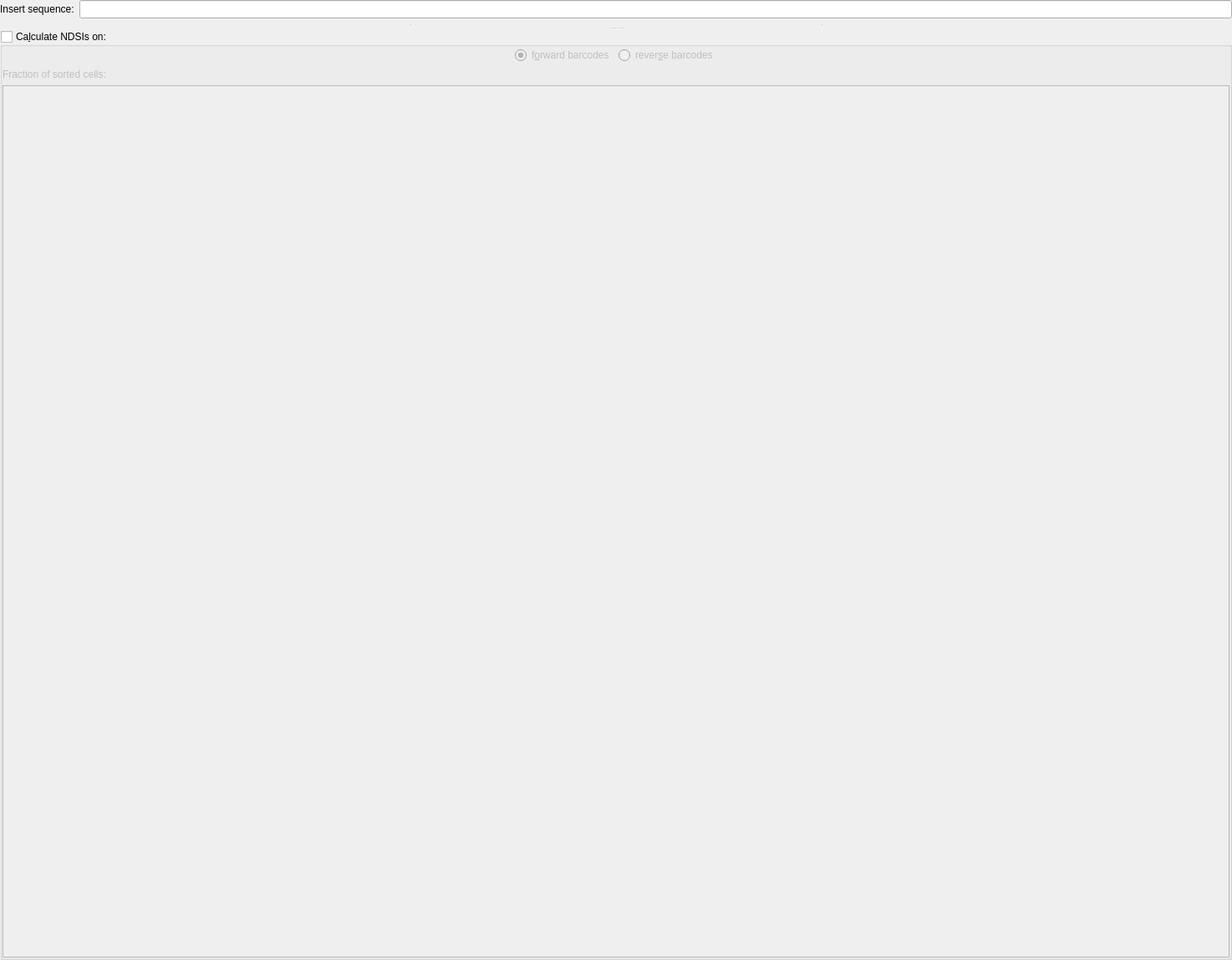
<?xml version="1.0" encoding="UTF-8"?>
<ui version="4.0">
 <class>Form</class>
 <widget class="QWidget" name="Form">
  <property name="geometry">
   <rect>
    <x>0</x>
    <y>0</y>
    <width>1474</width>
    <height>1148</height>
   </rect>
  </property>
  <property name="windowTitle">
   <string>Form</string>
  </property>
  <layout class="QVBoxLayout" name="verticalLayout_2">
   <property name="leftMargin">
    <number>0</number>
   </property>
   <property name="topMargin">
    <number>0</number>
   </property>
   <property name="rightMargin">
    <number>0</number>
   </property>
   <property name="bottomMargin">
    <number>0</number>
   </property>
   <item>
    <layout class="QFormLayout" name="formLayout">
     <item row="0" column="0">
      <widget class="QLabel" name="label">
       <property name="text">
        <string>Insert sequence:</string>
       </property>
      </widget>
     </item>
     <item row="0" column="1">
      <widget class="QLineEdit" name="insertSequence"/>
     </item>
    </layout>
   </item>
   <item>
    <widget class="QSplitter" name="vsplitter">
     <property name="orientation">
      <enum>Qt::Vertical</enum>
     </property>
     <widget class="QSplitter" name="hsplitter">
      <property name="orientation">
       <enum>Qt::Horizontal</enum>
      </property>
      <property name="childrenCollapsible">
       <bool>false</bool>
      </property>
      <widget class="TwoColumnWidget" name="barcodes_fw" native="true"/>
      <widget class="TwoColumnWidget" name="barcodes_rev" native="true"/>
      <widget class="TwoColumnWidget" name="named_inserts" native="true"/>
     </widget>
     <widget class="QGroupBox" name="ndsiGrp">
      <property name="title">
       <string>Ca&amp;lculate NDSIs on:</string>
      </property>
      <property name="flat">
       <bool>true</bool>
      </property>
      <property name="checkable">
       <bool>true</bool>
      </property>
      <property name="checked">
       <bool>false</bool>
      </property>
      <layout class="QVBoxLayout" name="verticalLayout">
       <property name="leftMargin">
        <number>0</number>
       </property>
       <property name="topMargin">
        <number>0</number>
       </property>
       <property name="rightMargin">
        <number>0</number>
       </property>
       <property name="bottomMargin">
        <number>0</number>
       </property>
       <item>
        <layout class="QHBoxLayout" name="horizontalLayout">
         <item>
          <spacer name="horizontalSpacer">
           <property name="orientation">
            <enum>Qt::Horizontal</enum>
           </property>
           <property name="sizeHint" stdset="0">
            <size>
             <width>40</width>
             <height>20</height>
            </size>
           </property>
          </spacer>
         </item>
         <item>
          <widget class="QRadioButton" name="ndsiOnFw">
           <property name="text">
            <string>f&amp;orward barcodes</string>
           </property>
           <property name="checked">
            <bool>true</bool>
           </property>
          </widget>
         </item>
         <item>
          <widget class="QRadioButton" name="ndsiOnRev">
           <property name="text">
            <string>rever&amp;se barcodes</string>
           </property>
          </widget>
         </item>
         <item>
          <spacer name="horizontalSpacer_2">
           <property name="orientation">
            <enum>Qt::Horizontal</enum>
           </property>
           <property name="sizeHint" stdset="0">
            <size>
             <width>40</width>
             <height>20</height>
            </size>
           </property>
          </spacer>
         </item>
        </layout>
       </item>
       <item>
        <widget class="QLabel" name="label_2">
         <property name="text">
          <string>Fraction of sorted cells:</string>
         </property>
        </widget>
       </item>
       <item>
        <widget class="QTableWidget" name="sortedCellsTbl">
         <property name="rowCount">
          <number>0</number>
         </property>
         <property name="columnCount">
          <number>0</number>
         </property>
        </widget>
       </item>
      </layout>
     </widget>
    </widget>
   </item>
  </layout>
 </widget>
 <customwidgets>
  <customwidget>
   <class>TwoColumnWidget</class>
   <extends>QWidget</extends>
   <header location="global">twocolumnwidget.h</header>
   <container>1</container>
  </customwidget>
 </customwidgets>
 <resources/>
 <connections/>
</ui>
